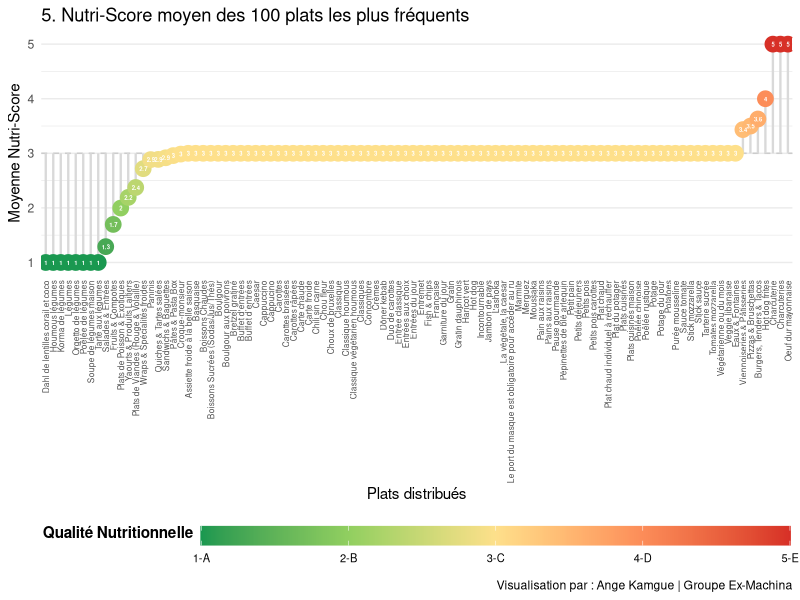
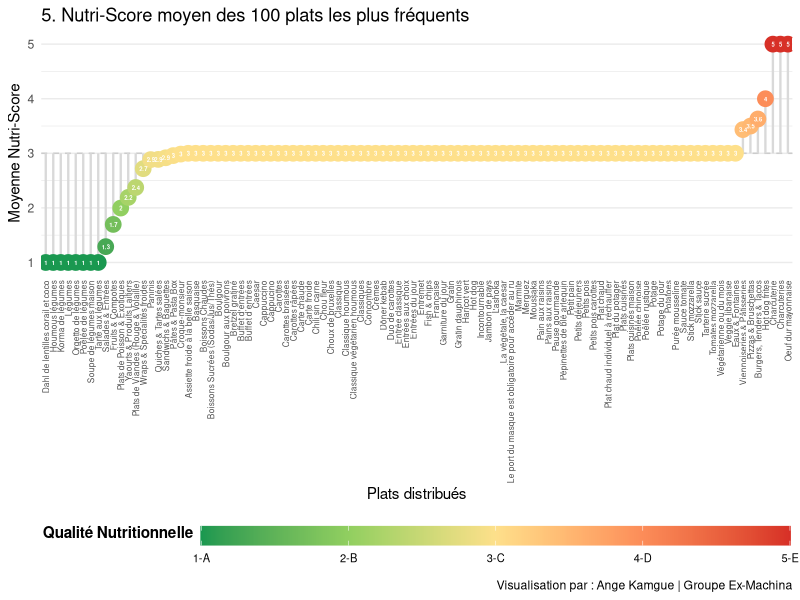

These figures' R source, in order:
#Question 5 : Quel est le Nutri-Score moyen des 100 plats les plus fréquents ?

library(tidyverse)
library(ggplot2)

menus <- read_csv("menus_complets_enrichis.csv")

data_nutri <- menus %>%
  mutate(
    plat_test = iconv(str_to_lower(plat), to = "ASCII//TRANSLIT"),
    plat_test = str_squish(plat_test),
    # Conversion du Nutri-Score
    nutri_num = case_when(
      nutriscore == "A" ~ 1,
      nutriscore == "B" ~ 2,
      nutriscore == "C" ~ 3,
      nutriscore == "D" ~ 4,
      nutriscore == "E" ~ 5,
      TRUE ~ NA_real_
    )
  ) %>%
  # --- BLOC DE NETTOYAGE RADICAL ---
  filter(
    !str_detect(plat_test, "montreal|a emporter|telechargez|note douce|carte detaillee|inspiration du jour|simple & gourmand|manque plus que vous"),
    !str_detect(plat_test, "bon appetit|allergenes|consultez la carte|plat du jour|le dandy|les ameliores|hors d'oeuvre varies"),
    !str_detect(plat_test, "pain est compris|origine france|selon fabrication")
  ) %>%
  # Bloc de regroupement
  mutate(plat_general = case_when(
    str_detect(plat_test, "sandwich|baguette|complet|viennois|ciabatta|bagnat|jambon beurre|rosette|thon mayo|pain speciaux|pain suedois") ~ "Sandwichs & Baguettes",
    str_detect(plat_test, "burger|hamburger|tenders|box tenders|tacos|bacon butternut|chicken hawai") ~ "Burgers, Tenders & Tacos",
    str_detect(plat_test, "panini") ~ "Paninis",
    str_detect(plat_test, "wrap|nordiques") ~ "Wraps & Spécialités froides",
    str_detect(plat_test, "salade|cesar|santorin|bowl|crudites|nicoise|taboule|surimi|coleslaw|oeufs mayo") ~ "Salades & Entrées",
    str_detect(plat_test, "pasta|pate|bolognaise|carbonara|napolitaine|pesto|sodebo|fusilli|penne|coquillette|macaroni|torsade") ~ "Pâtes & Pasta Box",
    str_detect(plat_test, "pizza|margherita|bruchetta") ~ "Pizzas & Bruschettas",
    str_detect(plat_test, "croque[- ]monsieur|croques monsieur") ~ "Croque-monsieur",
    str_detect(plat_test, "quiche|tarte salee|lorraine|chevre|courgette") ~ "Quiches & Tartes salées",
    str_detect(plat_test, "poulet|tikka|curry|cajun|teriyaki|nuggets|escalope|cordon bleu|dinde|carbonade|viande|boeuf|chili con carne") ~ "Plats de Viandes (Rouge & Volaille)",
    str_detect(plat_test, "poisson|saumon|bordelaise|colin|macha ko tharkari") ~ "Plats de Poisson & Exotiques",
    str_detect(plat_test, "yaourt|laitage|fromage blanc|entremets|verre de lait") ~ "Yaourts & Produits Laitiers",
    str_detect(plat_test, "cookie|muffin|beignet|donut|brownie|patisserie|viennoiserie|croissant|pain au chocolat|choco suisse|palmier|gateau|crepe|nutella|biscuit|tartelette") ~ "Viennoiseries & Pâtisseries",
    str_detect(plat_test, "fruit|compote|pomme|banane|orange|confiture") ~ "Fruits & Compotes",
    str_detect(plat_test, "eau |fontaine|cristaline|vittel|volvic|perrier|gazeuse|plate") ~ "Eaux & Fontaines",
    str_detect(plat_test, "coca|soda|red bull|monster|oasis|fuzz|minute maid|jus de|the aromatise|the nature|canette") ~ "Boissons Sucrées (Sodas/Jus/Thés)",
    str_detect(plat_test, "cafe|expresso|latte|macchiato|capuccino|moccaccino|chocolat chaud") ~ "Boissons Chaudes",
    TRUE ~ plat 
  ))

# 2. Calcul du Top 100 et de leur Nutri-Score moyen
top_100_nutri <- data_nutri %>%
  group_by(plat_general) %>%
  summarise(
    n = n(),
    nutri_moyen = mean(nutri_num, na.rm = TRUE)
  ) %>%
  filter(!is.na(nutri_moyen)) %>%
  # Suppression manuelle des dernières miettes si nécessaire
  filter(!plat_general %in% c("Frites", "Chips, pringles", "Chips natures ou aromatisées")) %>%
  arrange(desc(n)) %>%
  head(100)

# 3. Préparation pour le graphique
top_100_nutri_div <- top_100_nutri %>%
  mutate(nutri_label = round(nutri_moyen, 1)) %>%
  arrange(nutri_moyen)

# Résultat final
print(top_100_nutri_div, n = 100)

# Visualisation
# Création du graphique "Divergent Lollipop"
p_vertical <- ggplot(top_100_nutri_div, aes(x = reorder(plat_general, nutri_moyen), y = nutri_moyen)) +
  # Ligne de référence horizontale pour le Nutri-Score C
  geom_hline(yintercept = 3, linetype = "dashed", color = "grey80") +
  
  # La tige  qui monte vers le score
  geom_segment(aes(xend = plat_general, y = 3, yend = nutri_moyen), 
               color = "grey85", size = 0.8) +
  
  # La bulle
  geom_point(aes(color = nutri_moyen), size = 5) + 
  
  # Le texte dans la bulle
  geom_text(aes(label = nutri_label), color = "white", size = 1.5, fontface = "bold") +
  
  # Couleurs Nutri-Score
  scale_color_gradientn(
    colors = c("#1a9850", "#91cf60", "#fee08b", "#fc8d59", "#d73027"),
    limits = c(1, 5), 
    breaks = c(1, 2, 3, 4, 5),             
    labels = c("1-A", "2-B", "3-C", "4-D", "5-E"), 
    name = "Qualité Nutritionnelle"
  ) +
  
  # 
  theme_minimal() +
  labs(
    title = "5. Nutri-Score moyen des 100 plats les plus fréquents",
    #subtitle = "Plats en abscisses | Nutri-Score en ordonnées (Référence C = 3)",
    x = "Plats distribués", 
    y = "Moyenne Nutri-Score",
    caption = "Visualisation par : Ange Kamgue | Groupe Ex-Machina"
  ) +
  theme(
    # ROTATION DES NOMS 
    axis.text.x = element_text(angle = 90, vjust = 0.5, hjust = 1, size = 6),
    panel.grid.major.x = element_blank(),
    legend.position = "bottom",
    
    #Agrandir l'echelle
    legend.key.width = unit(3, "cm"),   # Étire la barre de couleur horizontalement
    legend.key.height = unit(0.5, "cm"), # Épaissit la barre de couleur
    legend.title = element_text(face = "bold", vjust = 1),
    legend.text = element_text(size = 8)
  )

# 3. SAUVEGARDE EN FORMAT "PANORAMIQUE"
# On force une largeur très grande (30 pouces) pour étaler les 100 plats
ggsave("nutriscore_vertical_large.png", plot = p_vertical, width = 30, height = 13, dpi = 300)

# Affichage
print(p_vertical)
